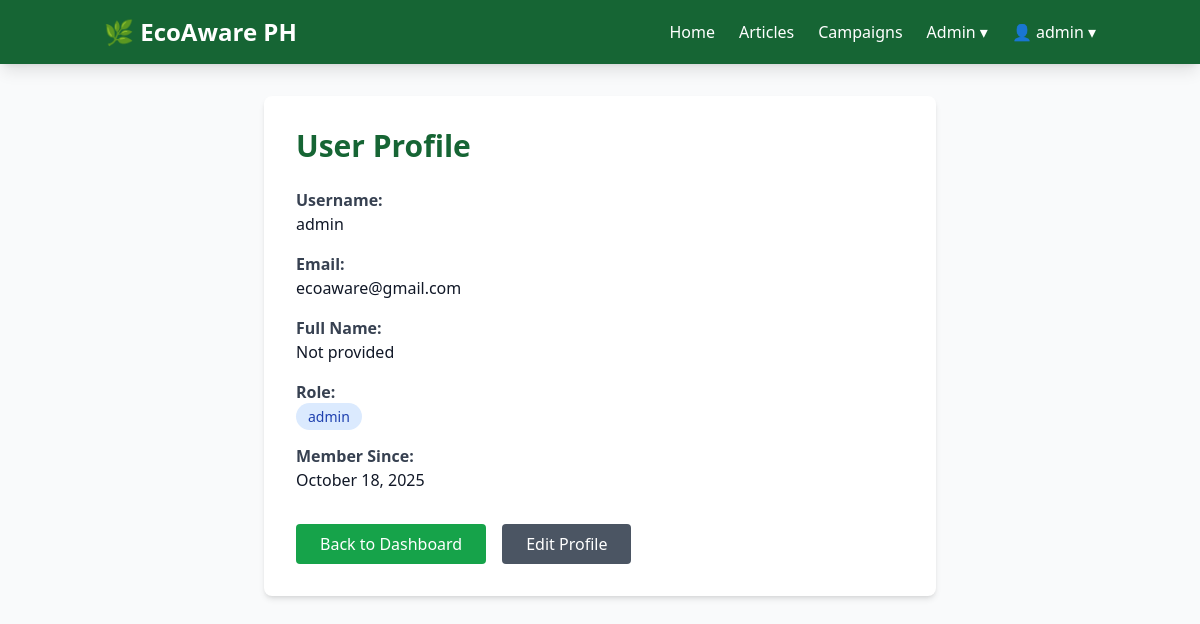
/users/profile/admin/ (signed in), run on the app's committed database.
### users/models.py (models this page shows, shortened)
class User(AbstractUser):
    ROLE_CHOICES = (
        ('ADMIN', 'Admin'),
        ('USER', 'User'),
    )
    role = models.CharField(max_length=10, choices=ROLE_CHOICES, default='USER')
    class Meta:
        db_table = 'users'

### users/views.py (the view)
# urls.py: path('profile/<str:username>/', views.user_profile, name='user_profile'),
@login_required
def user_profile(request, username):
    profile_user = get_object_or_404(User, username=username)
    return render(request, 'users/profile.html', {'profile_user': profile_user})

### templates/users/profile.html (shortened to what this page needs)
{% extends 'base.html' %}
{% block content %}
<div class="container mx-auto px-4 py-8">
    <div class="max-w-2xl mx-auto bg-white rounded-lg shadow-md p-8">
        <h1 class="text-3xl font-bold text-green-800 mb-6">User Profile</h1>
        <div class="space-y-4">
            <div>
                <label class="text-gray-700 font-semibold">Username:</label>
                <p class="text-gray-900">{{ user.username }}</p>
            </div>
            <div>
                <label class="text-gray-700 font-semibold">Email:</label>
                <p class="text-gray-900">{{ user.email }}</p>
            </div>
            <div>
                <label class="text-gray-700 font-semibold">Full Name:</label>
                <p class="text-gray-900">{{ user.get_full_name|default:"Not provided" }}</p>
            </div>
            <div>
                <label class="text-gray-700 font-semibold">Role:</label>
                <p class="text-gray-900">
                    <span class="px-3 py-1 rounded-full text-sm {% if user.role == 'ADMIN' %}bg-red-100 text-red-800{% else %}bg-blue-100 text-blue-800{% endif %}">
                        {{ user.get_role_display }}
                    </span>
                </p>
            </div>
            <div>
                <label class="text-gray-700 font-semibold">Member Since:</label>
                <p class="text-gray-900">{{ user.date_joined|date:"F d, Y" }}</p>
            </div>
        </div>
        <div class="mt-8 flex gap-4">
            <a href="{% url 'users:user_dashboard' %}" class="bg-green-600 text-white px-6 py-2 rounded hover:bg-green-700">
                Back to Dashboard
            </a>
            {% if request.user.is_staff or request.user == user %}
            <a href="{% url 'users:user_edit' user.id %}" class="bg-gray-600 text-white px-6 py-2 rounded hover:bg-gray-700">
                Edit Profile
            </a>
            {% endif %}
        </div>
    </div>
</div>
{% endblock %}

### templates/base.html (shortened to what this page needs)
<!DOCTYPE html>
<html lang="en">
<head>
    <script src="https://cdn.tailwindcss.com"></script>
</head>
<body class="bg-gray-50">
    <nav class="bg-green-800 text-white shadow-lg">
        <div class="container mx-auto px-4">
            <div class="flex justify-between items-center py-4">
                <a href="{% url 'home' %}" class="text-2xl font-bold">
                    🌿 EcoAware PH
                </a>
                <div class="hidden md:flex space-x-6 items-center">
                    <a href="{% url 'home' %}" class="hover:text-green-200 transition">Home</a>
                    <a href="{% url 'articles:article_list' %}" class="hover:text-green-200 transition">Articles</a>
                    <a href="{% url 'campaigns:campaign_list' %}" class="hover:text-green-200 transition">Campaigns</a>
                    {% if user.is_authenticated %}
                        {% if user.role == 'admin' %}
                            <div class="relative group">
                                <button class="hover:text-green-200 transition flex items-center">
                                    Admin ▾
                                </button>
                            </div>
                        {% endif %}
                        <div class="relative group">
                            <button class="hover:text-green-200 transition flex items-center">
                                👤 {{ user.username }} ▾
                            </button>
                        </div>
                    {% else %}
                        <a href="{% url 'users:login' %}" class="hover:text-green-200 transition">Login</a>
                        <a href="{% url 'users:register' %}" class="bg-green-600 px-4 py-2 rounded hover:bg-green-700 transition">
                            Register
                        </a>
                    {% endif %}
                </div>
            </div>
        </div>
    </nav>
    <main class="min-h-screen">
        {% block content %}{% endblock %}
    </main>
</body>
</html>

### data on the page
User: username "admin", email "ecoaware@gmail.com", get_full_name "Not provided", role "admin", date_joined "October 18, 2025"
